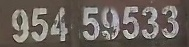
#> input picture ocr/00000.jpg, 189 x 47 px
$ python -i deblur_test.py   (imports and definitions only)   (older library calls are emulated)
#> lines starting #> are read from the running program, lines starting #| are printed output that depends on the picture
import cv2
import math
import numpy as np
from numpy import fft
import cmath

# +-128 for brightness, +-64 for contrast


def apply_brightness_contrast(img, brightness=-10, contrast=10):
    input_img = img
    # input_img = cv2.cvtColor(img, cv2.COLOR_BGR2GRAY)
    # if cv2.mean(input_img)[0] < 128:
    #     return img
    if brightness != 0:
        if brightness > 0:
            shadow = brightness
            highlight = 255
        else:
            shadow = 0
            highlight = 255 + brightness
        alpha_b = (highlight - shadow)/255
        gamma_b = shadow
        buf = cv2.addWeighted(input_img, alpha_b, input_img, 0, gamma_b)
    else:
        buf = input_img.copy()
    if contrast != 0:
        f = 131*(contrast + 127)/(127*(131-contrast))
        alpha_c = f
        gamma_c = 127*(1-f)
        buf = cv2.addWeighted(buf, alpha_c, buf, 0, gamma_c)
    return buf


# [44 lines left out: functions calcPSF, fftshift, not called in this run]


def calcWnrFilter(h_PSF, nsr):
    h_PSF_shifted = fftshift(h_PSF)
    return fftshift


# [53 lines left out: functions deblur_motion_wiener, motion_process_psf, inverse, wiener, not called in this run]


def degradation_function(m, n, a, b, T):
    P = m / 2 + 1
    Q = n / 2 + 1
    Mo = np.zeros((m, n), dtype=complex)
    for u in range(m):
        for v in range(n):
            temp = cmath.pi * ((u - P) * a + (v - Q) * b)
            if temp == 0:
                Mo[u, v] = T
            else:
                Mo[u, v] = T * cmath.sin(temp) / temp * cmath.exp(- 1j * temp)
    return Mo


def image_mapping(image):
    img = image/np.max(image)*255
    return img


def deblur_motion(img, a=1, b=1, T=1, r=1):
    img = cv2.cvtColor(img, cv2.COLOR_BGR2GRAY)
    m, n = img.shape
    # [4 lines of commented-out code are left out]
    a = a*1e-5 / 20
    b = b*0.1 / 20
    T = T*0.1 / 10
    r = r*0.000005 / 40
    G = fft.fft2(img)
    G_shift = fft.fftshift(G)
    H = degradation_function(m, n, a, b, T)
    p = np.array([[0, -1, 0],
                  [-1, 4, -1],
                  [0, -1, 0]])
    P = fft.fft2(p, [img.shape[0], img.shape[1]])
    F = G_shift * (np.conj(H) / (np.abs(H)**2+r*np.abs(P)**2))
    f_pic = np.abs(fft.ifft2(F))
    result = image_mapping(f_pic)
    res1 = result.astype('uint8')
    # [6 lines of commented-out code are left out]
    res1 = apply_brightness_contrast(res1)
    return res1


# [9 lines left out: function testSaveImageApplyDeblur, not called in this run]


# [9 lines not run here, left out]

>>> import cv2
>>> picture = cv2.imread('00000.jpg')
#> picture is the input picture: shape (47, 189, 3); mean B, G, R 91.7, 98, 106.8
>>> result = deblur_motion(picture)
#> in deblur_motion, `f_pic = np.abs(fft.ifft2(F))`:
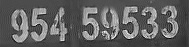
#> f_pic: shape (47, 189) float64; min 354.9, max 24005.2, mean 9254.7; drawn with min black and max white

$ run again, on ocr/00002.jpg
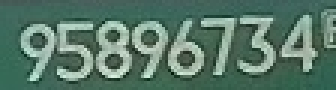
#> input picture ocr/00002.jpg, 112 x 30 px (shown 3 times larger)
#> picture is the input picture: shape (30, 112, 3); mean B, G, R 104.8, 120, 88.2
#> in deblur_motion, `img = cv2.cvtColor(img, cv2.COLOR_BGR2GRAY)`:
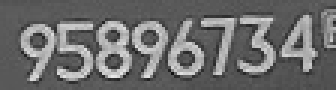
#> img: shape (30, 112) (shown 3 times larger); min 16, max 231, mean 108.7
#> in deblur_motion, `f_pic = np.abs(fft.ifft2(F))`:
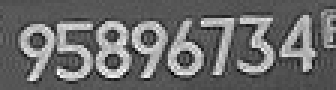
#> f_pic: shape (30, 112) float64 (shown 3 times larger); min 826.2, max 22735.2, mean 10068.8; drawn with min black and max white

$ run again, on ocr/00004.jpg
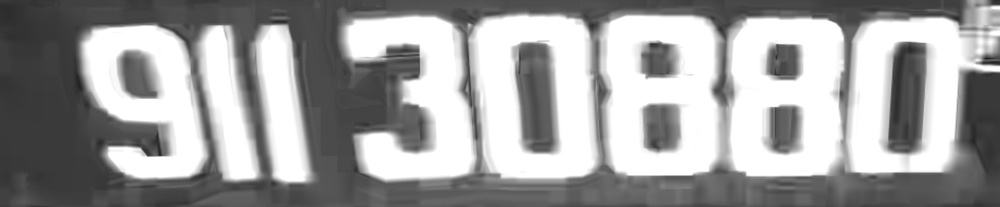
#> input picture ocr/00004.jpg, 1000 x 207 px, shrunk from 1787 x 370 before the run
#> picture is the input picture: shape (207, 1000, 3); min 29, max 255, mean 158.7
#> in deblur_motion, `f_pic = np.abs(fft.ifft2(F))`:
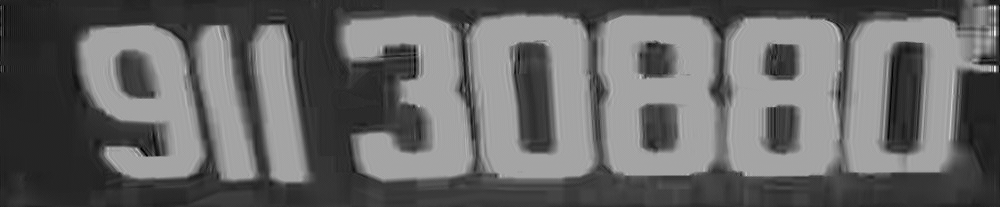
#> f_pic: shape (207, 1000) float64; min 87.83, max 36496.2, mean 14701.4; drawn with min black and max white
